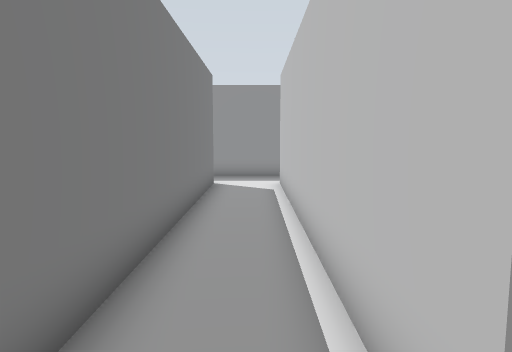
View 1 (above)

16 first-person views from a walk through a Gazebo world. The camera is 0.86 m above the floor, tilts 6° down and sees 70° across. The floor is counted in squares, 0.5 m on a side. Each view is taken from the middle of a square. On the plan, view 1 faces up. The plan holds only what a view shows up to about 17 squares ahead; the rest is blank. The place goes on beyond the plan.

View 2
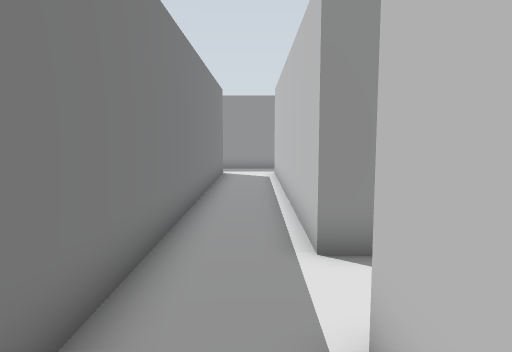

View 3
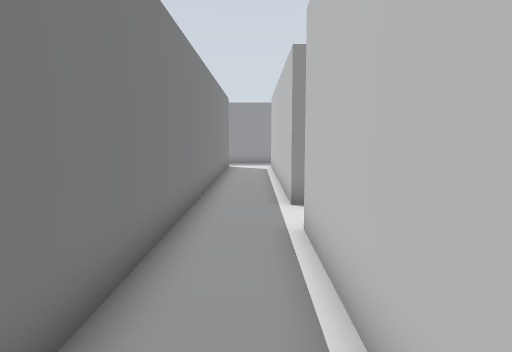

View 4
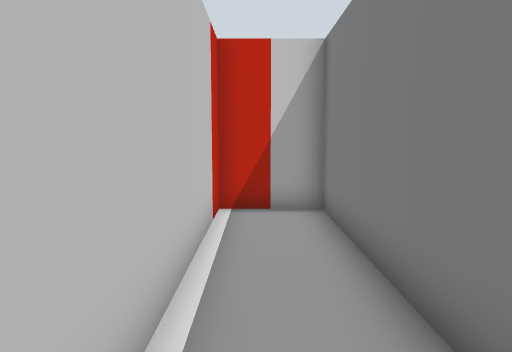

View 5
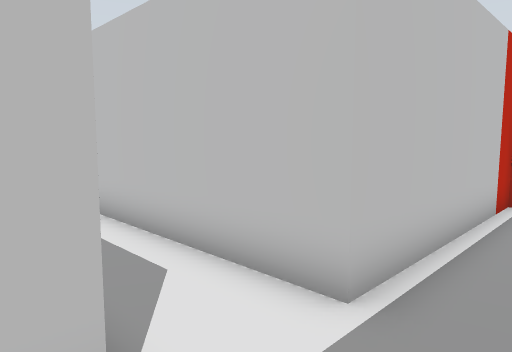

View 6
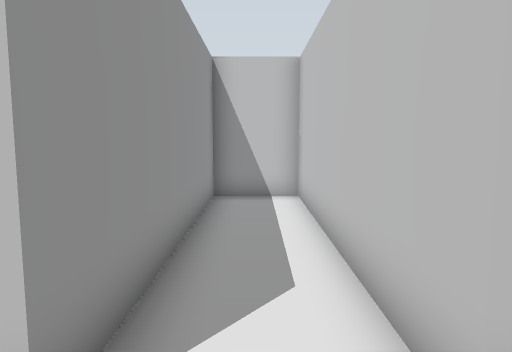

View 7
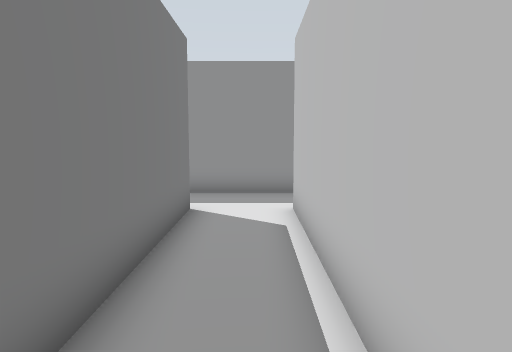

View 8
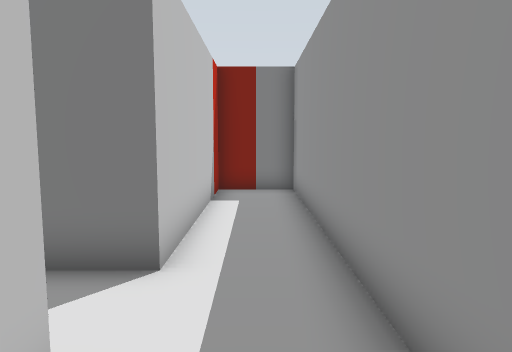

View 9
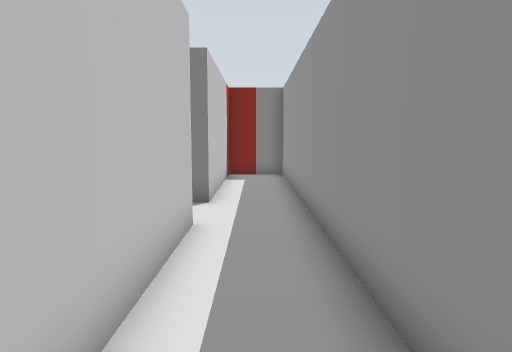

View 10
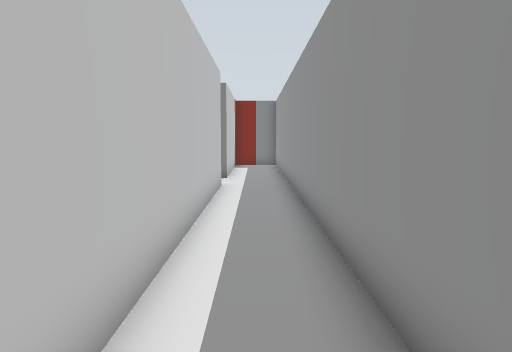

View 11
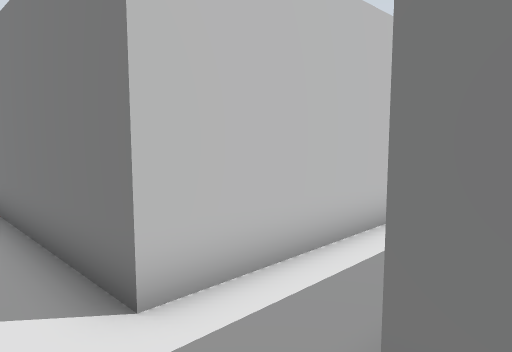

View 12
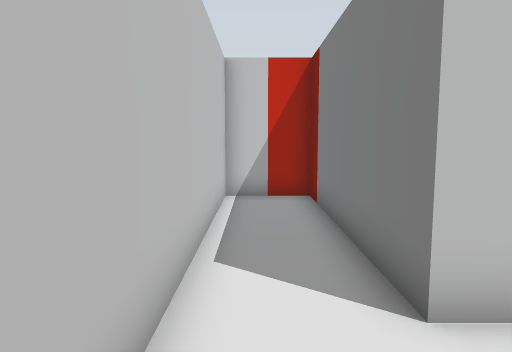

View 13
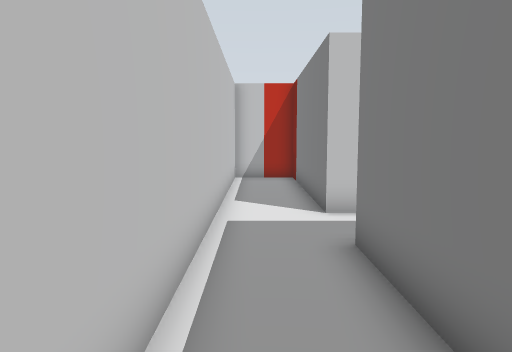

View 14
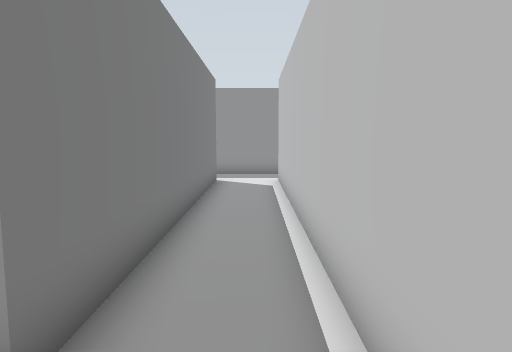

View 15
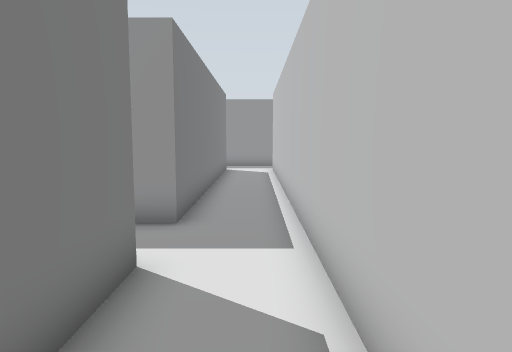

View 16
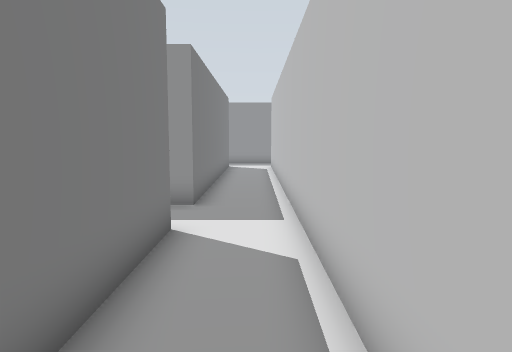

### Floor plan
Ten units are one square. View 1 is at (0, 0); x grows to the right and y downward. Boxes are objects, and circles mark ways between rooms. Rooms are numbered by the first view taken in them; rooms with no view inside come last. Other rooms are left out.
<svg viewBox="-96 -240 260 332">
<path fill="none" stroke="#000" d="M4 -163 -91 -163 -91 -138 -16 -138 -16 87 9 87 9 13 96 13 96 -12 9 -12 9 -138M134 -235 134 -163 4 -163M9 -138 134 -138 134 -63 159 -63 159 -235"/>
<circle cx="0" cy="-150" r="3" fill="#2a7"/>
<text x="0" y="-40">1</text>
<text x="120" y="-150">2</text>
</svg>
Room 1 opens to room 2.

Where each view was taken, in squares from view 1:
view 1: 0 up, 0 right, facing up
view 2: 4 down, 0 right, facing up
view 3: 8 down, 0 right, facing up
view 4: 0 up, 0 right, facing down
view 5: 2 up, 1 left, facing down-right
view 6: 0 up, 1 left, facing right
view 7: 5 up, 0 right, facing up
view 8: 15 up, 3 right, facing left
view 9: 15 up, 8 right, facing left
view 10: 15 up, 14 right, facing left
view 11: 17 up, 15 right, facing down-left
view 12: 17 up, 15 right, facing down
view 13: 22 up, 15 right, facing down
view 14: 14 up, 15 right, facing up
view 15: 9 up, 15 right, facing up
view 16: 7 up, 15 right, facing up
